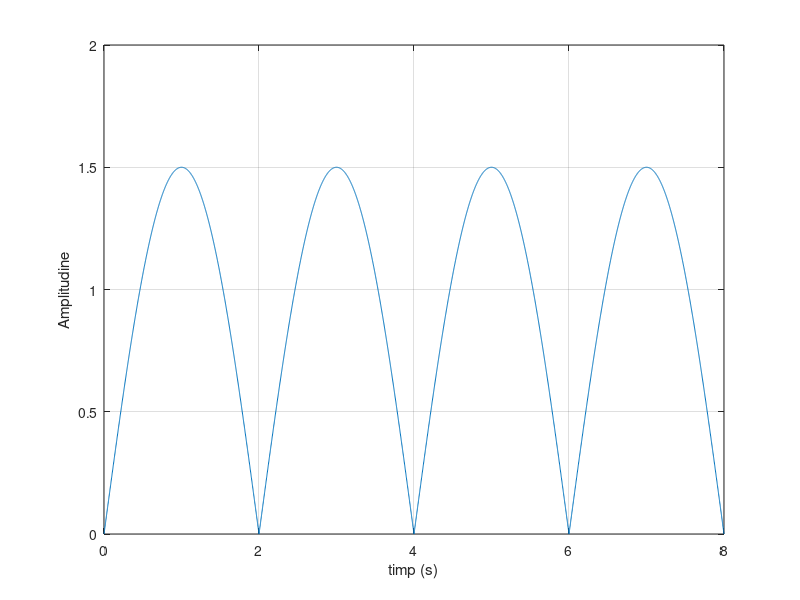
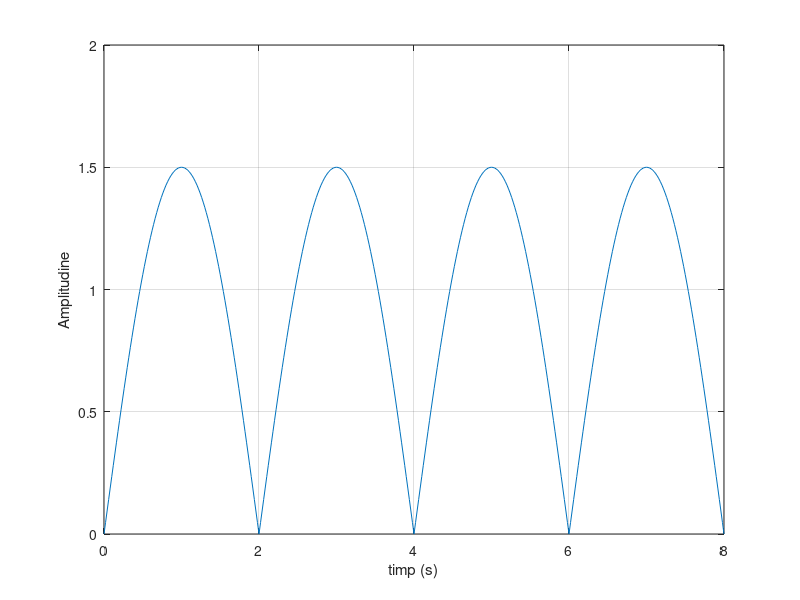
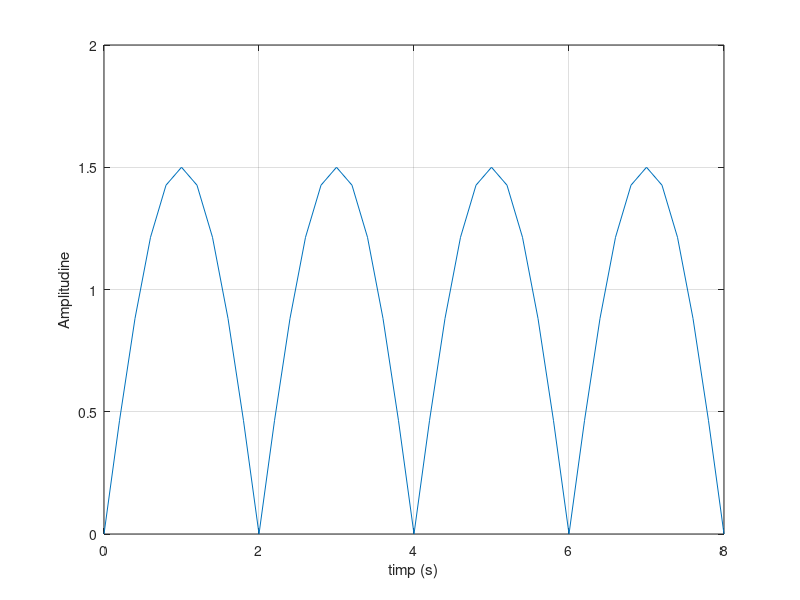

These charts were generated, in order, by the following MATLAB code:
frecventa = 0.25; 
componenta_continua = 0; 
amplitudine = 1.5; 
t = 0:0.002:8; %2ms
sin_wave = abs(componenta_continua+amplitudine*sin(2*pi*frecventa.*t));%dubla alternanta inseamna ca componentele negative ale semnalului devin pozitive asa ca se folosete modulul
plot(t,sin_wave), xlabel('timp (s)'), ylabel('Amplitudine'),grid
%pentru celelalte rezolutii doar se modifica t;
frecventa = 0.25; 
componenta_continua = 0; 
amplitudine = 1.5; 
t_1 = 0:0.02:8; %20ms
sin_wave = abs(componenta_continua+amplitudine*sin(2*pi*frecventa.*t_1));
figure(2)
plot(t_1,sin_wave), xlabel('timp (s)'), ylabel('Amplitudine'),grid
%____________________________________________________
frecventa = 0.25; 
componenta_continua = 0; 
amplitudine = 1.5; 
t_2 = 0:0.2:8; %200ms
sin_wave = abs(componenta_continua+amplitudine*sin(2*pi*frecventa.*t_2));
figure(3)
plot(t_2,sin_wave), xlabel('timp (s)'), ylabel('Amplitudine'),grid